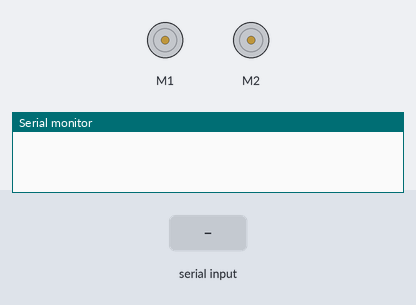
Recording of a sketch running on a simulated Arduino Uno, built with avr-gcc and run on an emulated ATmega328P. Shown: 2 × DC motor (green arrow = forward, orange = backward, longer = faster), the last lines printed to the serial monitor. Inputs (shaded band) come from the test bench.

Above: at 1.2 s.
1.3 s: "avant" received over the second serial link
At 2.0 s:
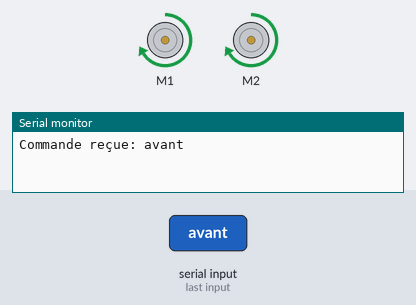
2.8 s: "arriere" received over the second serial link
At 3.3 s:
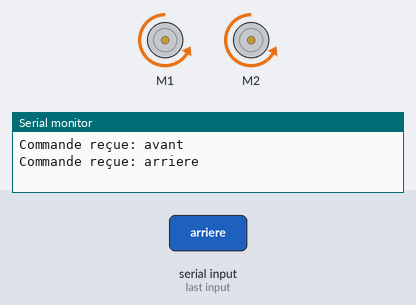
4.3 s: "gauche" received over the second serial link
At 5.5 s:
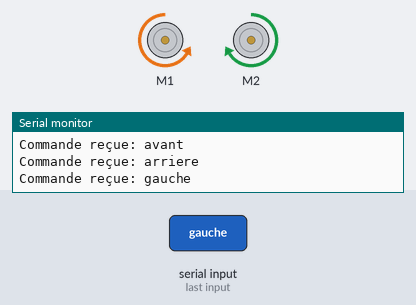
5.8 s: "droite" received over the second serial link
At 6.7 s:
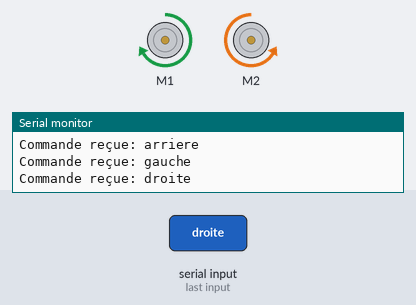
7.3 s: "stop" received over the second serial link
At 7.7 s:
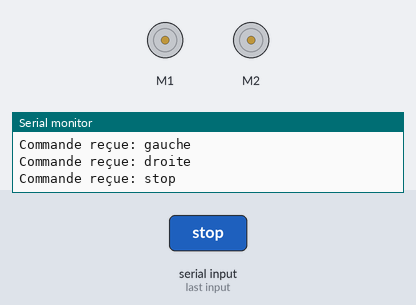
Timing chart, 0 to 9.8 s (numbered marks = the images above; inputs shaded):
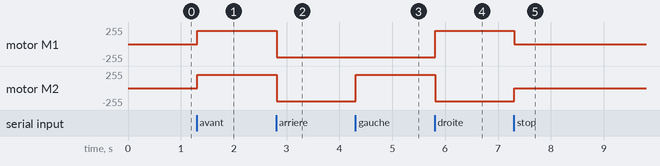

Measured:
- after the input at 1.3 s, motor M1, motor M2: stopped → forward 200/255 at once
- after the input at 2.8 s, motor M1, motor M2: forward 200/255 → backward 200/255 at once
- after the input at 4.3 s, motor M2: backward 200/255 → forward 200/255 at once
- after the input at 5.8 s, motor M1: backward 200/255 → forward 200/255 at once; motor M2: forward 200/255 → backward 200/255 at once
- after the input at 7.3 s, motor M1: forward 200/255 → stopped at once; motor M2: backward 200/255 → stopped at once

The sketch:

mobile_phone_robot.ino
```cpp
#include <AFMotor.h>
#include <SoftwareSerial.h>

// Création d'une liaison série sur les pins 2 (RX) et 3 (TX)
SoftwareSerial BT(2, 3); // RX, TX

AF_DCMotor motorGauche(1);
AF_DCMotor motorDroite(2);

String commande = "";

void setup() {
  BT.begin(9600);     // Démarre la communication Bluetooth
  Serial.begin(9600); // Pour déboguer via moniteur série
}

void loop() {
  while (BT.available()) {
    char c = BT.read();
    commande += c;
    delay(2); // Petit délai pour s'assurer de recevoir tout le mot
  }

  if (commande.length() > 0) {
    Serial.println("Commande reçue: " + commande); // Pour debug

    if (commande == "avant") {
      motorGauche.setSpeed(200);
      motorDroite.setSpeed(200);
      motorGauche.run(FORWARD);
      motorDroite.run(FORWARD);
    }
    else if (commande == "arriere") {
      motorGauche.run(BACKWARD);
      motorDroite.run(BACKWARD);
    }
    else if (commande == "gauche") {
      motorGauche.run(BACKWARD);
      motorDroite.run(FORWARD);
    }
    else if (commande == "droite") {
      motorGauche.run(FORWARD);
      motorDroite.run(BACKWARD);
    }
    else if (commande == "stop") {
      motorGauche.run(RELEASE);
      motorDroite.run(RELEASE);
    }

    commande = ""; // Réinitialise la commande après exécution
  }
}
```
